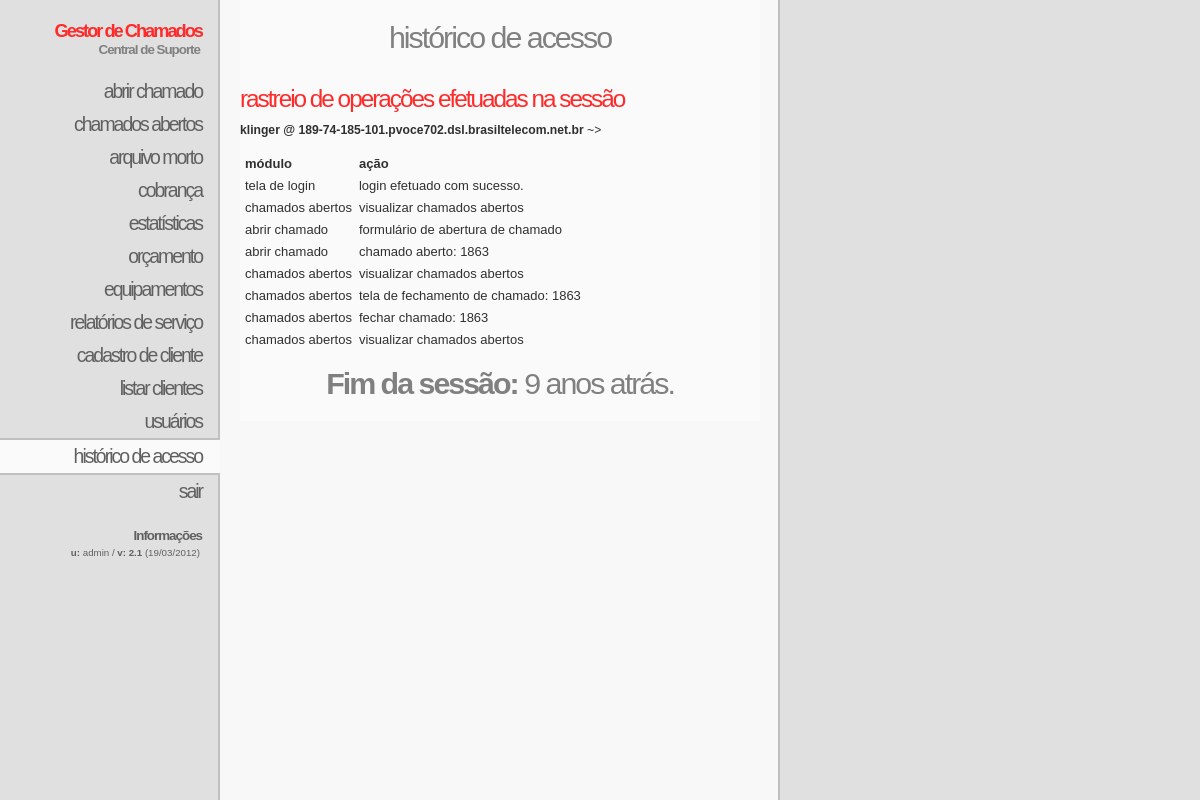
The app's page /?m=acesso&id=2396 (signed in) with its own data.
### tables this page shows
CREATE TABLE `history` (
  `id` int(11) NOT NULL auto_increment,
  `usuario` text NOT NULL,
  `date` timestamp NOT NULL default CURRENT_TIMESTAMP,
  `ip` text NOT NULL,
  PRIMARY KEY  (`id`)
);

### incs/acesso.php (the view, shortened to what this page needs)
<?php if (!defined("_SEGURO")) die("Acesso Negado");
function _ago($tm,$rcs = 0) {
    $cur_tm = time(); $dif = $cur_tm-$tm;
    $pds = array('segundo','minuto','hora','dia','semana','mês','ano','década');
    $lngh = array(1,60,3600,86400,604800,2630880,31570560,315705600);
    for($v = sizeof($lngh)-1;($v >= 0)&&(($no = $dif/$lngh[$v])<=1); $v--);
    $no = floor($no);
    if($no <> 1) if ($v==5) $pds[$v] ='meses'; else $pds[$v] .='s';
    $x=sprintf("%d %s ",$no,$pds[$v]);
    return $x;
}
$yes = mysql_query("SELECT * FROM `history` ORDER BY `id` DESC");
?>
<h2>histórico de acesso</h2>
<?php if ($_GET['id']=='') { ?>
<h3>lista ordenada pelo último acesso</h3>
<table border="1" cellspacing="3" cellpadding="2" style="border-style:hidden">
<tr>
<td style="border-style:hidden"><font size=2><b>usuário</b></font></td>
<td style="border-style:hidden"><font size=2><b>último acesso</b></font></td>
<td style="border-style:hidden"><font size=2><b>hostname</b></font></td>
</tr>
<?php
function trimall($str, $charlist = "\t\n\r\0\x0B")
{
  return str_replace(str_split($charlist), '', $str);
}
  if ($yes) {
  while ($row = mysql_fetch_array($yes, MYSQL_ASSOC)) {
?>
<tr>
<td style="border-style:hidden"><font size=2><?php echo $row['usuario'];?></font></td>
<td style="border-style:hidden"><font size=2><?php echo date("d/m/Y H:i:s",strtotime($row['date']));?></font></td>
<td style="border-style:hidden"><font size=2><a href="?m=acesso&id=<?php echo$row['id'];?>" style="color:#000000; font-weight:normal; text-decoration:underline;"><?php echo $row['ip'];?></a></font></td>
</tr>
<?php
  }
 }
?>
</table>
  <br />
<?php } else {
?>
<h3>rastreio de operações efetuadas na sessão</h3>
<?php
  $n = mysql_query("SELECT * FROM `history` WHERE `id` = '".$_GET['id']."'");
  $w = mysql_fetch_array($n, MYSQL_ASSOC);
  $yes = mysql_query("SELECT * FROM `rastreio` WHERE `hid` = '".$_GET['id']."' ORDER BY `id` ASC");
  $count = @mysql_num_rows($yes);
  if ($count>=1) {
  echo '<b>'.$w['usuario'].' @ '.$w['ip'].'</b> ~> <br /><br />';
?>
<table border="1" cellspacing="3" cellpadding="2" style="border-style:hidden">
<tr>
<td style="border-style:hidden"><font size=2><b>módulo</b></font></td>
<td style="border-style:hidden"><font size=2><b>ação</b></font></td>
</tr>
<?php
  while ($row = mysql_fetch_array($yes, MYSQL_ASSOC)) {
?>
<tr>
<td style="border-style:hidden"><font size=2><?php echo $row['modulo'];?></font></td>
<td style="border-style:hidden"><font size=2><?php echo $row['acao'];?></font></td>
</tr>
<?php
 } ?>
</table>
<br />
<?php
 }
  $yes = mysql_query("SELECT * FROM `rastreio` WHERE `hid` = '".$_GET['id']."' ORDER BY `id` DESC");
  $xow = mysql_fetch_array($yes, MYSQL_ASSOC);
  $count = @mysql_num_rows($yes);
  if ($count>=1) {
   echo "<h2><b>Fim da sessão:</b> "._ago(strtotime($xow['tempo'])).' atrás.</h2>';
  } else {
    echo '<br /><h2>Não foram encontrados dados relacionados a esta sessão.</h2>';
  }
} ?>

### andreas07.css (style rules this page uses)
body { margin:0; padding:0; color:#303030; background:#fafafa url(img/bodybg.gif) top left repeat-y; font:76% Verdana,Tahoma,sans-serif; }
#content h2 { margin:0; color:#808080; font-weight:normal; font-size:2.5em; letter-spacing:-2px; text-align:center; }
#content h3 { clear:both; margin:30px 0 10px 0; color:#ff2a2a; font-weight:normal; font-size: 2em; letter-spacing:-2px; }

### records on screen
history: usuario "klinger", ip "189-74-185-101.pvoce702.dsl.brasiltelecom.net.br"

### other values on screen
$_SESSION['id'] "admin"
$row['modulo'] "tela de login"
$row['acao'] "login efetuado com sucesso."
$row['modulo'] "chamados abertos"
$row['acao'] "visualizar chamados abertos"
$row['modulo'] "abrir chamado"
$row['acao'] "formulário de abertura de chamado"
$row['acao'] "chamado aberto: 1863"
$row['acao'] "tela de fechamento de chamado: 1863"
$row['acao'] "fechar chamado: 1863"
_ago(strtotime($xow['tempo'])) "9 anos"
